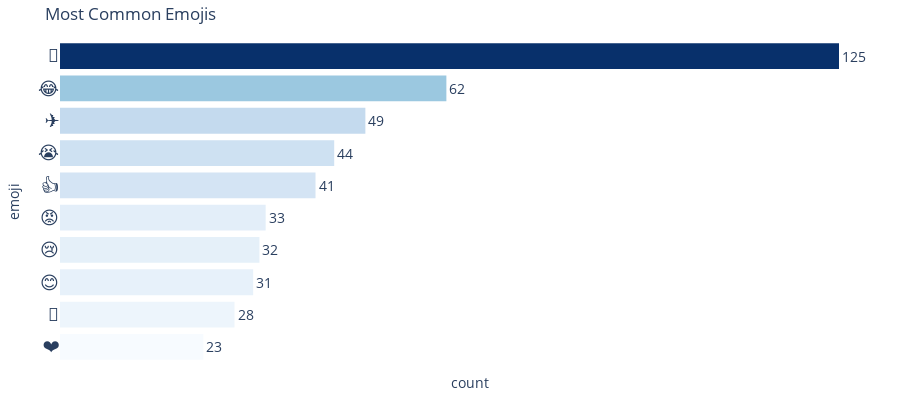

The cell this chart's notebook holds for it:
### Code cell
emoji_counter = pd.DataFrame({
    'emoji': ['🙏', '😂', '✈️', '😭', '👍', '😡', '😢', '😊', '👏', '❤️'],
    'count': [125, 62, 49, 44, 41, 33, 32, 31, 28, 23]
})

# Create compact Plotly chart
fig = px.bar(
    emoji_counter, x='count', y='emoji',
    orientation='h',
    text='count',
    color='count',
    color_continuous_scale='Blues',
    title='Most Common Emojis'
)

# Compact layout tweaks
fig.update_layout(
    yaxis=dict(autorange='reversed', tickfont=dict(size=18)),   # bigger emojis
    xaxis=dict(showgrid=False, showticklabels=False),
    plot_bgcolor='white',
    margin=dict(l=60, r=20, t=40, b=20),
    height=400,  # overall height (reduce for compact look)
    coloraxis_showscale=False,  # hide colorbar
)

fig.update_traces(
    textposition='outside',
    marker_line_width=0,
    textfont_size=14
)

fig.show()

### Figure 1 — Plotly figure (JSON) as saved in the notebook; plotly's stock layout.template omitted (floating-point values rounded to 4 significant figures)
{"data": [{"hovertemplate": "count=%{marker.color}<br>emoji=%{y}<extra></extra>", "legendgroup": "", "marker": {"color": [125, 62, 49, 44, 41, 33, 32, 31, 28, 23], "coloraxis": "coloraxis", "line": {"width": 0}, "pattern": {"shape": ""}}, "name": "", "orientation": "h", "showlegend": false, "text": [125.0, 62.0, 49.0, 44.0, 41.0, 33.0, 32.0, 31.0, 28.0, 23.0], "textfont": {"size": 14}, "textposition": "outside", "type": "bar", "x": [125, 62, 49, 44, 41, 33, 32, 31, 28, 23], "xaxis": "x", "y": ["🙏", "😂", "✈️", "😭", "👍", "😡", "😢", "😊", "👏", "❤️"], "yaxis": "y"}], "layout": {"barmode": "relative", "coloraxis": {"colorbar": {"title": {"text": "count"}}, "colorscale": [[0, "rgb(247,251,255)"], [0.125, "rgb(222,235,247)"], [0.25, "rgb(198,219,239)"], [0.375, "rgb(158,202,225)"], [0.5, "rgb(107,174,214)"], [0.625, "rgb(66,146,198)"], [0.75, "rgb(33,113,181)"], [0.875, "rgb(8,81,156)"], [1, "rgb(8,48,107)"]], "showscale": false}, "height": 400, "legend": {"tracegroupgap": 0}, "margin": {"b": 20, "l": 60, "r": 20, "t": 40}, "plot_bgcolor": "white", "title": {"text": "Most Common Emojis"}, "xaxis": {"anchor": "y", "domain": [0, 1], "showgrid": false, "showticklabels": false, "title": {"text": "count"}}, "yaxis": {"anchor": "x", "autorange": "reversed", "domain": [0, 1], "tickfont": {"size": 18}, "title": {"text": "emoji"}}}}
